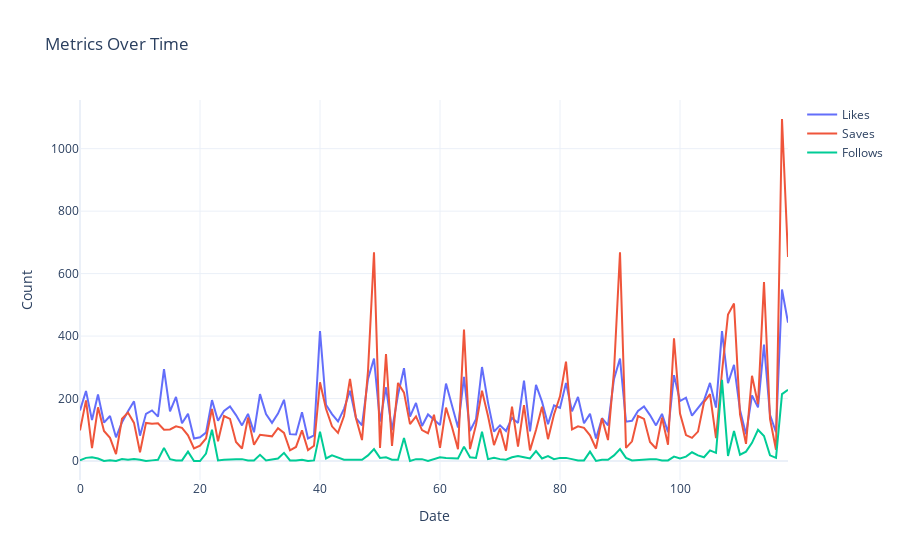

This figure's notebook cell:
### Markdown cell above
- Now let's have a look at al the metrics like Likes, Saves, and Follows from each post over time

### Code cell
fig = go.Figure()

fig.add_trace(go.Scatter(x=data.index, y=data['Likes'], name='Likes'))
fig.add_trace(go.Scatter(x=data.index, y=data['Saves'], name='Saves'))
fig.add_trace(go.Scatter(x=data.index, y=data['Follows'], name='Follows'))

fig.update_layout(title='Metrics Over Time', xaxis_title='Date', yaxis_title='Count')

fig.show()
